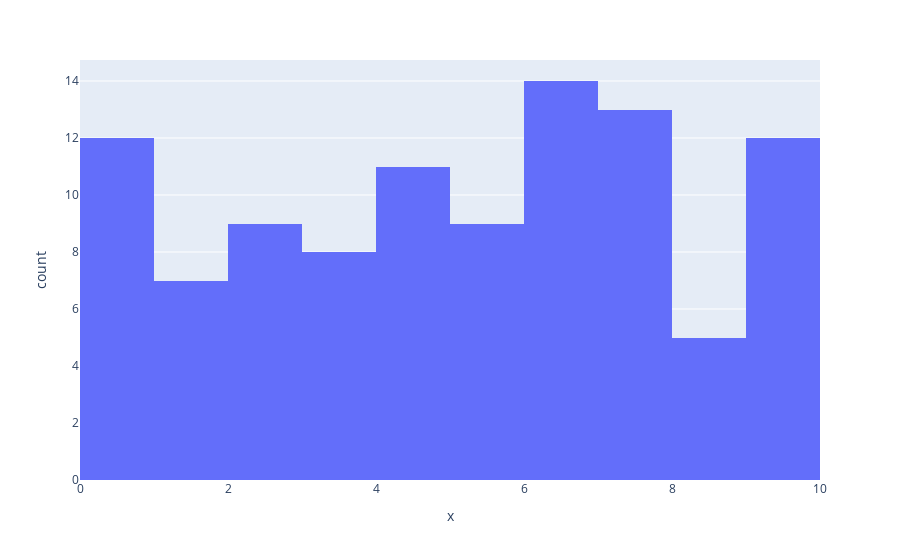

Write notebook code for a chart like this one.
### Code cell
import plotly.express as px
import pandas as pd
df = pd.DataFrame({'x': x})
px.histogram(df, x='x')

### Figure 1 — Plotly figure (JSON) as saved in the notebook; plotly's stock layout.template omitted (floating-point values rounded to 4 significant figures)
{"data": [{"alignmentgroup": "True", "bingroup": "x", "hovertemplate": "x=%{x}<br>count=%{y}<extra></extra>", "legendgroup": "", "marker": {"color": "#636efa", "pattern": {"shape": ""}}, "name": "", "offsetgroup": "", "orientation": "v", "showlegend": false, "type": "histogram", "x": [3.468, 5.794, 3.377, 5.94, 0.4201, 3.931, 0.3926, 4.242, 4.105, 8.598, 5.114, 1.662, 6.568, 0.2385, 7.484, 0.4759, 3.825, 6.402, 6.154, 5.827, 9.872, 1.477, 2.884, 3.43, 5.635, 5.582, 6.527, 9.155, 7.159, 9.612, 0.3296, 7.599, 8.569, 4.464, 6.06, 2.177, 4.58, 9.927, 0.1127, 5.803, 7.07, 7.702, 6.385, 9.682, 0.6956, 0.6565, 6.643, 7.703, 4.558, 0.1154, 7.8, 7.574, 0.1965, 8.946, 4.877, 6.688, 2.448, 7.887, 9.295, 6.398, 4.632, 7.753, 6.504, 2.522, 9.166, 6.443, 4.542, 2.042, 8.266, 3.783, 1.144, 6.053, 6.928, 3.593, 0.2305, 4.108, 1.544, 9.716, 7.352, 2.275, 8.593, 6.649, 3.176, 2.515, 1.827, 5.042, 7.144, 1.456, 5.037, 0.7293, 2.637, 9.845, 9.073, 1.599, 2.986, 7.416, 4.033, 4.698, 9.836, 9.054], "xaxis": "x", "yaxis": "y"}], "layout": {"barmode": "relative", "legend": {"tracegroupgap": 0}, "margin": {"t": 60}, "xaxis": {"anchor": "y", "domain": [0, 1], "title": {"text": "x"}}, "yaxis": {"anchor": "x", "domain": [0, 1], "title": {"text": "count"}}}}
